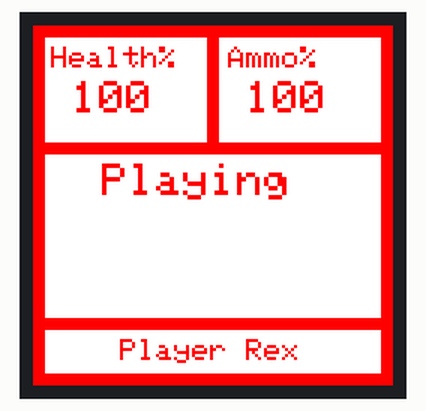
Simulated run of this sketch. Board: ESP32. Parts: 240×240 colour display.

Above: at 0.3 s.
At 5.1 s:
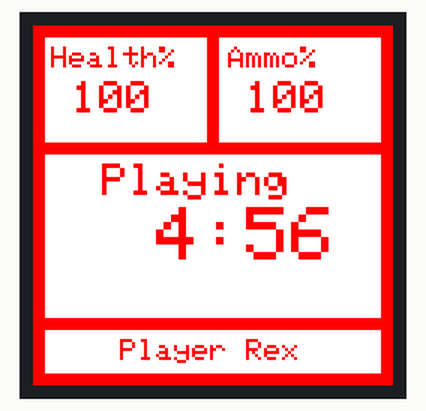
At 10.1 s:
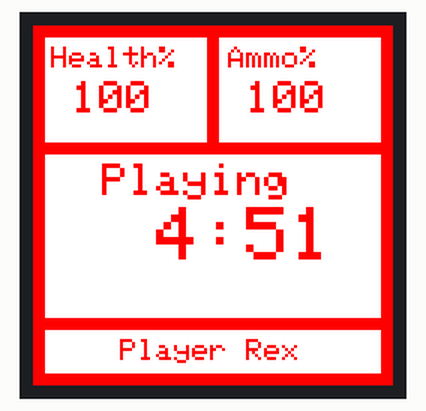
At 19.1 s:
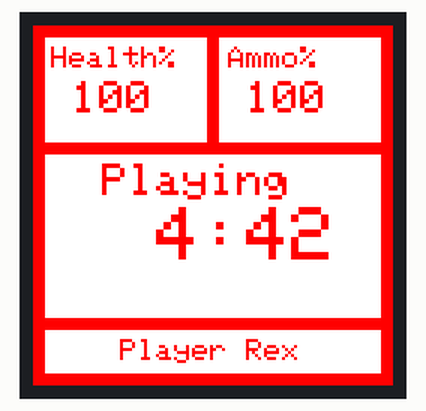
At 28.1 s:
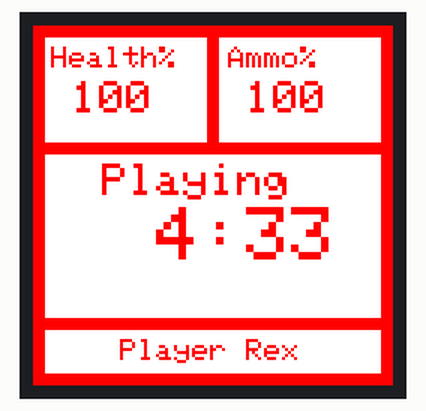
At 38.1 s:
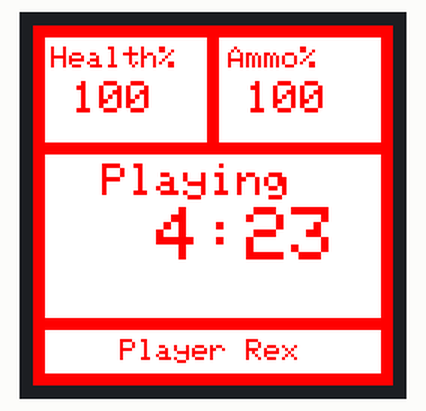

Measured:
- what the display in image 1 shows lasts 1.0 s, from 5.0 s to 6.0 s

The sketch:

lasertag-client.ino
```cpp
#include "display.hpp"

#define PLAYING_TIME 300


const Team team_rex(ConvertRGB(255, 0, 0), "Rex");
const Team team_giggle(ConvertRGB(0, 140, 0), "Giggle");
const Team team_buzz(ConvertRGB(0, 0, 210), "Buzz");

DisplayPlayer display(team_rex);

long long startMicros = esp_timer_get_time();
long long lastMicrosCountdown = 0;
const long countdownInterval = 1000000; // 1 second
uint16_t playing_time = PLAYING_TIME;

void setup(void) {
  Serial.begin(115200);

  tft.init(240, 240);
  tft.setRotation( 2 );
  tft.fillScreen(ST77XX_BLACK);

  display.init();
  display.draw_upper_left(100);
  display.draw_upper_right(100);
  display.draw_static_middle("Playing");

}

void loop() {
  startMicros = esp_timer_get_time();

  if (startMicros - lastMicrosCountdown >= countdownInterval)
  {
    lastMicrosCountdown = startMicros;

    //Serial.println(playing_time);

    display.draw_middle(playing_time);

    playing_time--;
    if (playing_time > PLAYING_TIME) // uint16_t rollover
    {
      playing_time = PLAYING_TIME;
    }
  }


}
```

display.hpp
```cpp
#include <stdint.h>
#include <Badge2020_TFT.h>

#include "team.hpp"


Badge2020_TFT tft;


uint16_t ConvertRGB(const uint8_t &R, const uint8_t &G, const uint8_t &B)
{
  return ( ((R & 0xF8) << 8) | ((G & 0xFC) << 3) | (B >> 3) );
}

class Display
{
public:
  Display(const Team &team): m_color(team.color()), m_team_name(team.name())
  {}

  void init()
  {
    draw_borders();
    draw_static_upper_left();
  }

  void draw_upper_left(const uint8_t health)
  {
    tft.setCursor(m_width + 18, 37);
    tft.setTextColor(m_color);
    tft.setTextSize(3);
    tft.print(health);
  }

  void draw_static_middle(const std::string txt)
  {
    // middle bg_color
    tft.fillRect(m_width, 82 + int(m_width / 2), 240 - m_width * 2, 109, m_bg_color);
    tft.setCursor(8+38, 92);
    tft.setTextColor(m_color);
    tft.setTextSize(3);
    tft.print(txt.c_str());
  }

  void draw_middle(const uint16_t countdown_seconds)
  {
    uint8_t minutes = countdown_seconds / 60;
    uint8_t seconds = countdown_seconds % 60;
    tft.setCursor(m_width + 44, 121);
    tft.setTextColor(m_color, m_bg_color);
    tft.setTextSize(5);
    tft.printf("%2d:%02d", minutes, seconds);
  }

protected:
  const uint8_t m_width = 8;
  const uint16_t m_bg_color = ST77XX_WHITE;
  const uint16_t m_color;
  const std::string m_team_name;

  void draw_borders()
  {
    for(int i = 0; i < m_width; i ++)
    {
      //border
      tft.drawRect(i, i, 240 - 2 * i, 240 - 2 * i, m_color);

      // horizontal divider between upper and middle
      tft.drawFastHLine(m_width, 82 - int(m_width / 2) + i, 240 - 2 * m_width, m_color);

      // vertical divider between upper left and upper right
      tft.drawFastVLine(120 - int(m_width / 2) + i, m_width, 82 - int(1.5 * m_width), m_color);

      // horizontal divider between middle and bottom
      tft.drawFastHLine(m_width, 199 - int(m_width / 2) + i, 240 - 2 * m_width, m_color);
    }
  }

  void draw_static_upper_left()
  {
    // upper left bg_color
    tft.fillRect(m_width, m_width, 120 - m_width - int(m_width / 2), 82 - int(1.5 * m_width), m_bg_color);
    tft.setCursor(8+4, 14);
    tft.setTextColor(m_color);
    tft.setTextSize(2);
    tft.print("Health%");
  }

  virtual void draw_static_upper_right() = 0;

  void draw_static_bottom()
  {
    // bottom bg_color
    tft.fillRect(m_width, 199 + int(m_width / 2), 240 - m_width * 2, 29, m_bg_color);
  }
};


class DisplayPlayer: public Display
{
public:
  DisplayPlayer(const Team &team) : Display(team)
  {
  }

  void init()
  {
    Display::init();
    draw_static_upper_right();
    draw_static_bottom();
  }

  void draw_upper_right(const uint8_t ammo)
  {
    tft.setCursor(120 + int(m_width / 2) + 18, 37);
    tft.setTextColor(m_color);
    tft.setTextSize(3);
    tft.print(ammo);
  }
protected:
  void draw_static_upper_right() {
    // upper right bg_color
    tft.fillRect(120 + int(m_width / 2), m_width, 120 - m_width - int(m_width / 2), 82 - int(1.5 * m_width), m_bg_color);
    tft.setCursor(120 + 4 + 6, 14);
    tft.setTextColor(m_color);
    tft.setTextSize(2);
    tft.print("Ammo%");
  }

  void draw_static_bottom()
  {
    Display::draw_static_bottom();
    tft.setCursor(8 + 50, 209);
    tft.setTextColor(m_color);
    tft.setTextSize(2);
    std::string txt = "Player " + m_team_name;
    tft.print(txt.c_str());
  }
};


class DisplayFlag: public Display
{
public:
  DisplayFlag(const Team &team) : Display(team)
  {
  }

  void init()
  {
    Display::init();
    draw_static_upper_right();
    draw_static_bottom();
  }

protected:
  void draw_static_upper_right() {
    // upper right bg_color
    tft.fillRect(120 + int(m_width / 2), m_width, 120 - m_width - int(m_width / 2), 82 - int(1.5 * m_width), m_bg_color);
  }

  void draw_static_bottom()
  {
    Display::draw_static_bottom();
    tft.setCursor(8 + 50, 209);
    tft.setTextColor(m_color);
    tft.setTextSize(2);
    std::string txt = "Flag " + m_team_name;
    tft.print(txt.c_str());
  }
};
```

team.hpp
```cpp
class Team
{
public:
  Team(const uint16_t &color, const std::string &name) : m_color(color), m_name(name)
  {}

  uint16_t color() const {
    return m_color;
  }

  std::string name() const {
    return m_name;
  }

private:
  const uint16_t m_color;
  const std::string m_name;
};
```
